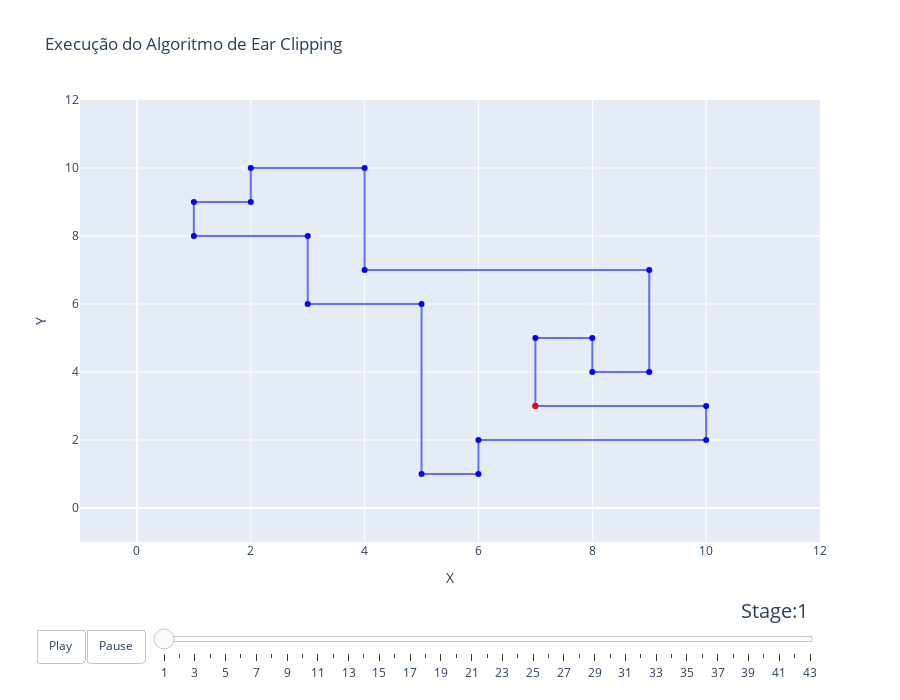

Source (notebook cell):
### Code cell
v = list(map(lambda P: (P.x,P.y), triang_graph.vertices))
v.append(v[0])

x_v, y_v = zip(*v)
x_v, y_v = list(x_v), list(y_v)
xMin, yMin = min(x_v) - 2, min(y_v) - 2
xMax, yMax = max(x_v) + 2, max(y_v) + 2


# Criação da estrutura da figura
fig_dict = {
    "data": [],
    "layout": {},
    "frames": []
}

# Configuração do layout
fig_dict["layout"]["title"] = "Execução do Algoritmo de Ear Clipping"
fig_dict["layout"]["width"] = 900 
fig_dict["layout"]["height"] = 700
fig_dict["layout"]["xaxis"] = {"range": [xMin, xMax], "title": "X"}
fig_dict["layout"]["yaxis"] = {"range": [yMin, yMax], "title": "Y"}
fig_dict["layout"]["hovermode"] = "closest"
fig_dict["layout"]["updatemenus"] = [
    {
        "buttons": [
            {
                "args": [None, {"frame": {"duration": 500, "redraw": False},
                                "fromcurrent": True, "transition": {"duration": 300,
                                                                    "easing": "quadratic-in-out"}}],
                "label": "Play",
                "method": "animate"
            },
            {
                "args": [[None], {"frame": {"duration": 0, "redraw": False},
                                  "mode": "immediate",
                                  "transition": {"duration": 0}}],
                "label": "Pause",
                "method": "animate"
            }
        ],
        "direction": "left",
        "pad": {"r": 10, "t": 87},
        "showactive": False,
        "type": "buttons",
        "x": 0.1,
        "xanchor": "right",
        "y": 0,
        "yanchor": "top"
    }
]

sliders_dict = {
    "active": 0,
    "yanchor": "top",
    "xanchor": "left",
    "currentvalue": {
        "font": {"size": 20},
        "prefix": "Stage:",
        "visible": True,
        "xanchor": "right"
    },
    "transition": {"duration": 300, "easing": "cubic-in-out"},
    "pad": {"b": 10, "t": 50},
    "len": 0.9,
    "x": 0.1,
    "y": 0,
    "steps": []
}

# Configuração inicial do polígono
initial_polygon = polygon_stages[0]
x, y = zip(*initial_polygon)
colors = ['blue'] * (len(x) - 1) + ['red']  # Último ponto em vermelho
data_dict = {
    "x": x,
    "y": y,
    "mode": "lines+markers",
    "marker": {"color": colors, "opacity":list(np.full(len(polygon_stages[0]),1))},
    "name": "Polygon",
    "line": {"shape": "linear"}
}
fig_dict["data"].append(data_dict)
opacity = []

# Criação dos frames para cada estágio do polígono
for i, step  in enumerate(steps):

    frame = {"data": [], "name": str(step)}
    polygon = polygon_stages[i]
    x, y = zip(*polygon)
    
    colors = ['blue'] * (len(x) - 1) + ['red']  # Último ponto em vermelho
    
    remov = list(map(lambda x: check_indexes(polygon_stages[i],x), removed_vertices[i]))
    h = []
    for j in remov:
        for k in j:
            h.append(k)
    remov = h
    opacity = [1 if c not in remov else 0.1 for c in range(len(polygon_stages[i]))]
    
    data_dict = {
        "x": x,
        "y": y,
        "mode": "lines+markers",
        "marker": {"color": colors, "size": [10] * (len(x) - 1) + [15],
                   "opacity": opacity},
        "name": "Polygon",
        "line": {"shape": "linear"}
    }
    frame["data"].append(data_dict)
    fig_dict["frames"].append(frame)

    slider_step = {
        "args": [
            [step],
            {"frame": {"duration": 300, "redraw": False},
             "mode": "immediate",
             "transition": {"duration": 300}}
        ],
        "label": step,
        "method": "animate"
    }
    sliders_dict["steps"].append(slider_step)

fig_dict["layout"]["sliders"] = [sliders_dict]

fig = go.Figure(fig_dict)

fig.show()

### Figure 1 — Plotly figure (JSON) as saved in the notebook; plotly's stock layout.template omitted (floating-point values rounded to 4 significant figures)
{"data": [{"line": {"shape": "linear"}, "marker": {"color": ["blue", "blue", "blue", "blue", "blue", "blue", "blue", "blue", "blue", "blue", "blue", "blue", "blue", "blue", "blue", "blue", "blue", "blue", "blue", "blue", "red"], "opacity": [1, 1, 1, 1, 1, 1, 1, 1, 1, 1, 1, 1, 1, 1, 1, 1, 1, 1, 1, 1, 1]}, "mode": "lines+markers", "name": "Polygon", "type": "scatter", "x": [7, 7, 8, 8, 9, 9, 4, 4, 2, 2, 1, 1, 3, 3, 5, 5, 6, 6, 10, 10, 7], "y": [3, 5, 5, 4, 4, 7, 7, 10, 10, 9, 9, 8, 8, 6, 6, 1, 1, 2, 2, 3, 3]}], "layout": {"height": 700, "hovermode": "closest", "sliders": [{"active": 0, "currentvalue": {"font": {"size": 20}, "prefix": "Stage:", "visible": true, "xanchor": "right"}, "len": 0.9, "pad": {"b": 10, "t": 50}, "steps": [{"args": [["1"], {"frame": {"duration": 300, "redraw": false}, "mode": "immediate", "transition": {"duration": 300}}], "label": "1", "method": "animate"}, {"args": [["2"], {"frame": {"duration": 300, "redraw": false}, "mode": "immediate", "transition": {"duration": 300}}], "label": "2", "method": "animate"}, {"args": [["3"], {"frame": {"duration": 300, "redraw": false}, "mode": "immediate", "transition": {"duration": 300}}], "label": "3", "method": "animate"}, {"args": [["4"], {"frame": {"duration": 300, "redraw": false}, "mode": "immediate", "transition": {"duration": 300}}], "label": "4", "method": "animate"}, {"args": [["5"], {"frame": {"duration": 300, "redraw": false}, "mode": "immediate", "transition": {"duration": 300}}], "label": "5", "method": "animate"}, {"args": [["6"], {"frame": {"duration": 300, "redraw": false}, "mode": "immediate", "transition": {"duration": 300}}], "label": "6", "method": "animate"}, {"args": [["7"], {"frame": {"duration": 300, "redraw": false}, "mode": "immediate", "transition": {"duration": 300}}], "label": "7", "method": "animate"}, {"args": [["8"], {"frame": {"duration": 300, "redraw": false}, "mode": "immediate", "transition": {"duration": 300}}], "label": "8", "method": "animate"}, {"args": [["9"], {"frame": {"duration": 300, "redraw": false}, "mode": "immediate", "transition": {"duration": 300}}], "label": "9", "method": "animate"}, {"args": [["10"], {"frame": {"duration": 300, "redraw": false}, "mode": "immediate", "transition": {"duration": 300}}], "label": "10", "method": "animate"}, {"args": [["11"], {"frame": {"duration": 300, "redraw": false}, "mode": "immediate", "transition": {"duration": 300}}], "label": "11", "method": "animate"}, {"args": [["12"], {"frame": {"duration": 300, "redraw": false}, "mode": "immediate", "transition": {"duration": 300}}], "label": "12", "method": "animate"}, {"args": [["13"], {"frame": {"duration": 300, "redraw": false}, "mode": "immediate", "transition": {"duration": 300}}], "label": "13", "method": "animate"}, {"args": [["14"], {"frame": {"duration": 300, "redraw": false}, "mode": "immediate", "transition": {"duration": 300}}], "label": "14", "method": "animate"}, {"args": [["15"], {"frame": {"duration": 300, "redraw": false}, "mode": "immediate", "transition": {"duration": 300}}], "label": "15", "method": "animate"}, {"args": [["16"], {"frame": {"duration": 300, "redraw": false}, "mode": "immediate", "transition": {"duration": 300}}], "label": "16", "method": "animate"}, {"args": [["17"], {"frame": {"duration": 300, "redraw": false}, "mode": "immediate", "transition": {"duration": 300}}], "label": "17", "method": "animate"}, {"args": [["18"], {"frame": {"duration": 300, "redraw": false}, "mode": "immediate", "transition": {"duration": 300}}], "label": "18", "method": "animate"}, {"args": [["19"], {"frame": {"duration": 300, "redraw": false}, "mode": "immediate", "transition": {"duration": 300}}], "label": "19", "method": "animate"}, {"args": [["20"], {"frame": {"duration": 300, "redraw": false}, "mode": "immediate", "transition": {"duration": 300}}], "label": "20", "method": "animate"}, {"args": [["21"], {"frame": {"duration": 300, "redraw": false}, "mode": "immediate", "transition": {"duration": 300}}], "label": "21", "method": "animate"}, {"args": [["22"], {"frame": {"duration": 300, "redraw": false}, "mode": "immediate", "transition": {"duration": 300}}], "label": "22", "method": "animate"}, {"args": [["23"], {"frame": {"duration": 300, "redraw": false}, "mode": "immediate", "transition": {"duration": 300}}], "label": "23", "method": "animate"}, {"args": [["24"], {"frame": {"duration": 300, "redraw": false}, "mode": "immediate", "transition": {"duration": 300}}], "label": "24", "method": "animate"}, {"args": [["25"], {"frame": {"duration": 300, "redraw": false}, "mode": "immediate", "transition": {"duration": 300}}], "label": "25", "method": "animate"}, {"args": [["26"], {"frame": {"duration": 300, "redraw": false}, "mode": "immediate", "transition": {"duration": 300}}], "label": "26", "method": "animate"}, {"args": [["27"], {"frame": {"duration": 300, "redraw": false}, "mode": "immediate", "transition": {"duration": 300}}], "label": "27", "method": "animate"}, {"args": [["28"], {"frame": {"duration": 300, "redraw": false}, "mode": "immediate", "transition": {"duration": 300}}], "label": "28", "method": "animate"}, {"args": [["29"], {"frame": {"duration": 300, "redraw": false}, "mode": "immediate", "transition": {"duration": 300}}], "label": "29", "method": "animate"}, {"args": [["30"], {"frame": {"duration": 300, "redraw": false}, "mode": "immediate", "transition": {"duration": 300}}], "label": "30", "method": "animate"}, {"args": [["31"], {"frame": {"duration": 300, "redraw": false}, "mode": "immediate", "transition": {"duration": 300}}], "label": "31", "method": "animate"}, {"args": [["32"], {"frame": {"duration": 300, "redraw": false}, "mode": "immediate", "transition": {"duration": 300}}], "label": "32", "method": "animate"}, {"args": [["33"], {"frame": {"duration": 300, "redraw": false}, "mode": "immediate", "transition": {"duration": 300}}], "label": "33", "method": "animate"}, {"args": [["34"], {"frame": {"duration": 300, "redraw": false}, "mode": "immediate", "transition": {"duration": 300}}], "label": "34", "method": "animate"}, {"args": [["35"], {"frame": {"duration": 300, "redraw": false}, "mode": "immediate", "transition": {"duration": 300}}], "label": "35", "method": "animate"}, {"args": [["36"], {"frame": {"duration": 300, "redraw": false}, "mode": "immediate", "transition": {"duration": 300}}], "label": "36", "method": "animate"}, {"args": [["37"], {"frame": {"duration": 300, "redraw": false}, "mode": "immediate", "transition": {"duration": 300}}], "label": "37", "method": "animate"}, {"args": [["38"], {"frame": {"duration": 300, "redraw": false}, "mode": "immediate", "transition": {"duration": 300}}], "label": "38", "method": "animate"}, {"args": [["39"], {"frame": {"duration": 300, "redraw": false}, "mode": "immediate", "transition": {"duration": 300}}], "label": "39", "method": "animate"}, {"args": [["40"], {"frame": {"duration": 300, "redraw": false}, "mode": "immediate", "transition": {"duration": 300}}], "label": "40", "method": "animate"}, {"args": [["41"], {"frame": {"duration": 300, "redraw": false}, "mode": "immediate", "transition": {"duration": 300}}], "label": "41", "method": "animate"}, {"args": [["42"], {"frame": {"duration": 300, "redraw": false}, "mode": "immediate", "transition": {"duration": 300}}], "label": "42", "method": "animate"}, {"args": [["43"], {"frame": {"duration": 300, "redraw": false}, "mode": "immediate", "transition": {"duration": 300}}], "label": "43", "method": "animate"}], "transition": {"duration": 300, "easing": "cubic-in-out"}, "x": 0.1, "xanchor": "left", "y": 0, "yanchor": "top"}], "title": {"text": "Execução do Algoritmo de Ear Clipping"}, "updatemenus": [{"buttons": [{"args": [null, {"frame": {"duration": 500, "redraw": false}, "fromcurrent": true, "transition": {"duration": 300, "easing": "quadratic-in-out"}}], "label": "Play", "method": "animate"}, {"args": [[null], {"frame": {"duration": 0, "redraw": false}, "mode": "immediate", "transition": {"duration": 0}}], "label": "Pause", "method": "animate"}], "direction": "left", "pad": {"r": 10, "t": 87}, "showactive": false, "type": "buttons", "x": 0.1, "xanchor": "right", "y": 0, "yanchor": "top"}], "width": 900, "xaxis": {"range": [-1, 12], "title": {"text": "X"}}, "yaxis": {"range": [-1, 12], "title": {"text": "Y"}}}}
